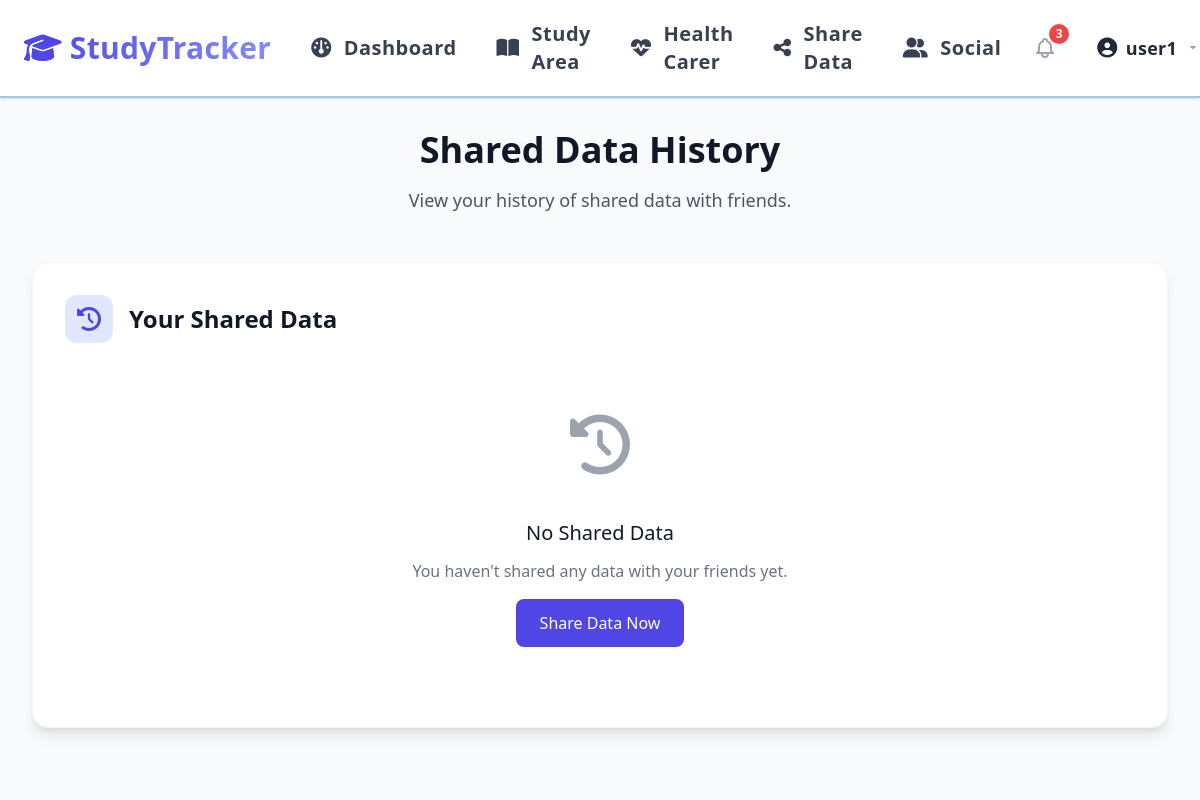
/shared_data_history (signed in), run on an earlier commit of the app's database.
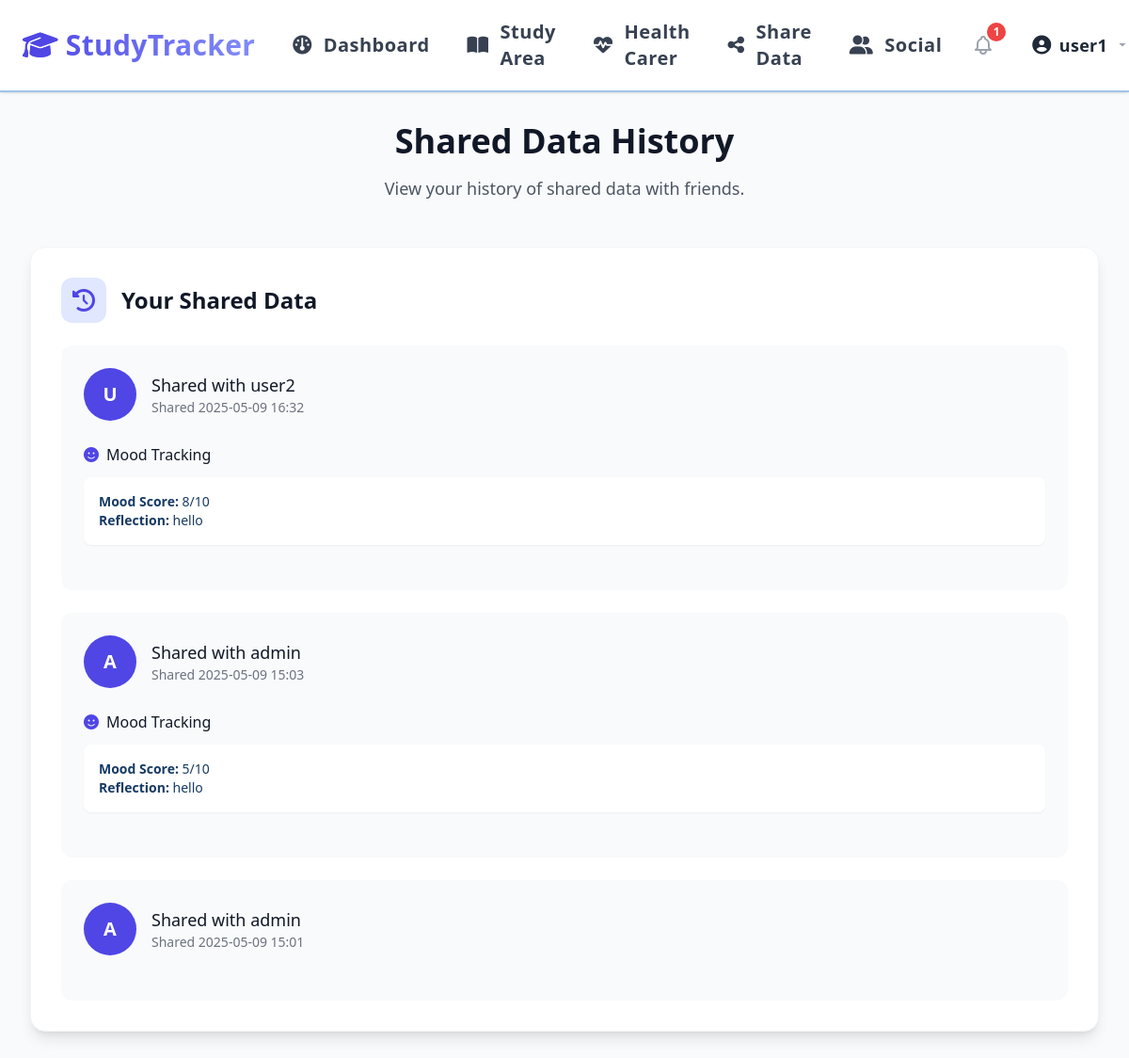
And on a later commit of the database.
### app/models.py (models this page shows)
class SharedData(db.Model):
    id = db.Column(db.Integer, primary_key=True)
    from_user_id = db.Column(db.Integer, db.ForeignKey('user.id'), nullable=False)
    to_user_id = db.Column(db.Integer, db.ForeignKey('user.id'), nullable=False)
    data_type = db.Column(db.String(50), nullable=False)  # study_progress, mood, etc.
    data_content = db.Column(db.JSON, nullable=False)  # Store the actual shared data
    is_read = db.Column(db.Boolean, default=False)
    created_at = db.Column(db.DateTime, default=lambda: datetime.now(UTC))
    from_user = db.relationship('User', foreign_keys=[from_user_id], backref='shared_data_sent')
    to_user = db.relationship('User', foreign_keys=[to_user_id], backref='shared_data_received')

class User(UserMixin, db.Model):
    id = db.Column(db.Integer, primary_key=True)
    username = db.Column(db.String(80), unique=True, nullable=False)
    password = db.Column(db.String(255), nullable=False)
    email = db.Column(db.String(120), unique=True, nullable=False)
    created_at = db.Column(db.DateTime, default=lambda: datetime.now(UTC))
    university = db.Column(db.String(120))
    profile_picture = db.Column(db.String(120), default=None)  # Store the filename of the profile picture
    study_sessions = db.relationship('StudySession', backref='user', lazy=True)
    tasks = db.relationship('Task', backref='user', lazy=True)
    wellness_checks = db.relationship('WellnessCheck', backref='user', lazy=True)
    friends = db.relationship(
        'User',
        secondary='friendship',
        primaryjoin=(Friendship.user_id == id),
        secondaryjoin=(Friendship.friend_id == id),
        backref='friend_of'
    )
    sent_friend_requests = db.relationship('FriendRequest',
                                         foreign_keys='FriendRequest.from_user_id',
                                         backref='sender',
                                         lazy=True)
    received_friend_requests = db.relationship('FriendRequest',
                                            foreign_keys='FriendRequest.to_user_id',
                                            backref='receiver',
                                            lazy=True)

### app/routes.py (the view)
    @app.route('/shared_data_history')
    @login_required
    def shared_data_history():
        shared_data = SharedData.query.filter_by(from_user_id=current_user.id).order_by(SharedData.created_at.desc()).all()
        return render_template('shared_data_history.html', shared_data=shared_data)

### app/routes.py (called while the page is built)
@login_manager.user_loader
def load_user(user_id):
    return User.query.get(int(user_id))

### templates/shared_data_history.html (shortened to what the changed rows need)
{% extends "base.html" %}
{% block content %}
<div class="h-full w-full bg-gray-50 dark:bg-gray-800">
    <div class="h-full w-full p-8">
        <div class="max-w-7xl mx-auto">
            <div class="text-center mb-12">
                <h1 class="text-4xl font-bold mb-4 text-gray-900 dark:text-white">Shared Data History</h1>
            </div>
            <div class="bg-white dark:bg-gray-700 rounded-2xl shadow-lg p-8 border border-gray-100 dark:border-gray-600">
                <div class="flex items-center mb-6">
                    <h2 class="text-2xl font-semibold text-gray-900 dark:text-white">Your Shared Data</h2>
                </div>
                {% if shared_data %}
                    <div class="space-y-6">
                        {% for data in shared_data %}
                            <div class="bg-gray-50 dark:bg-gray-600 rounded-xl p-6 hover:bg-gray-100 dark:hover:bg-gray-500 transition-colors duration-200">
                                <div class="flex items-center space-x-4 mb-6">
                                    <div class="w-14 h-14 rounded-full bg-indigo-600 flex items-center justify-center text-xl font-bold text-white">
                                        {{ data.to_user.username[0]|upper }}
                                    </div>
                                    <div>
                                        <h3 class="font-medium text-gray-900 dark:text-white text-lg">Shared with {{ data.to_user.username }}</h3>
                                        <p class="text-sm text-gray-500 dark:text-gray-400">Shared {{ data.created_at.strftime('%Y-%m-%d %H:%M') }}</p>
                                    </div>
                                </div>
                                {% if data.data_content.get('mood') %}
                                <div class="mb-6">
                                    <h4 class="font-medium text-gray-900 dark:text-white mb-3 flex items-center">
                                        <i class="fas fa-face-smile mr-2 text-indigo-600"></i>
                                        Mood Tracking
                                    </h4>
                                    <div class="space-y-3">
                                        {% for entry in data.data_content.mood %}
                                        <div class="bg-white dark:bg-gray-700 rounded-lg p-4 shadow-sm">
                                            <p class="text-sm"><strong>Mood Score:</strong> {{ entry.mood_score }}/10</p>
                                            {% if entry.reflection %}
                                            <p class="text-sm"><strong>Reflection:</strong> {{ entry.reflection }}</p>
                                            {% endif %}
                                        </div>
                                        {% endfor %}
                                    </div>
                                </div>
                                {% endif %}
                            </div>
                        {% endfor %}
                    </div>
                {% else %}
                    <div class="text-center py-12">
                        <div class="w-20 h-20 mx-auto mb-6 text-gray-400">
                            <i class="fas fa-history text-6xl"></i>
                        </div>
                        <h3 class="text-xl font-medium text-gray-900 dark:text-white mb-3">No Shared Data</h3>
                        <p class="text-gray-500 dark:text-gray-400">You haven't shared any data with your friends yet.</p>
                        <a href="{{ url_for('share_data') }}" class="inline-block mt-4 px-6 py-3 bg-indigo-600 text-white rounded-lg hover:bg-indigo-700 transition-colors duration-300">
                            Share Data Now
                        </a>
                    </div>
                {% endif %}
            </div>
        </div>
    </div>
</div>
{% endblock %}

### templates/base.html (shortened to what the changed rows need)
<!DOCTYPE html>
<html lang="en" class="h-full">
<head>
    <script src="https://cdn.tailwindcss.com"></script>
    <link rel="stylesheet" href="https://cdn.jsdelivr.net/npm/flatpickr/dist/flatpickr.min.css">
    <link rel="stylesheet" href="{{ url_for('static', filename='css/styles.css') }}">
    <link rel="stylesheet" href="https://cdnjs.cloudflare.com/ajax/libs/font-awesome/6.5.0/css/all.min.css" />
    <link href="https://cdn.jsdelivr.net/npm/tom-select@2.3.1/dist/css/tom-select.css" rel="stylesheet">
</head>
<body class="bg-background text-primary h-full flex flex-col">
    <nav class="flex items-center bg-white px-6 py-3 shadow justify-between sticky top-0 z-50 text-lg">
        <div class="flex items-center space-x-4">
            {% if not (request.endpoint == 'index' and not current_user.is_authenticated) %}
            <div class="flex items-center space-x-4">
                {% if current_user.is_authenticated %}
                <a href="{{ url_for('notifications') }}" class="relative flex items-center px-2 py-2">
                    {% if pending_requests_count + accepted_requests_count + unread_shared_data_count > 0 %}
                    <span class="absolute -top-1 -right-1 bg-red-500 text-white text-xs font-bold rounded-full w-5 h-5 flex items-center justify-center">
                        {{ pending_requests_count + accepted_requests_count + unread_shared_data_count }}
                    </span>
                    {% endif %}
                </a>
                {% endif %}
            </div>
            {% endif %}
        </div>
    </nav>
    <main class="flex-1 w-full page-content">
        {% block content %}
        {% endblock %}
    </main>
</body>
</html>

What changed in the data, as far as the page shows it:
added SharedData: to_user "U", to_user.username "user2", created_at "2025-05-09 16:32", mood_score "8", reflection "hello"
added SharedData: to_user "A", to_user.username "admin", created_at "2025-05-09 15:03", mood_score "5", reflection "hello"
added SharedData: to_user "A", to_user.username "admin", created_at "2025-05-09 15:01"
Also different on the page:
text no longer shown: "3 No Shared Data You haven't shared any data with your friends yet. Share Data Now"
text now shown: "1"
